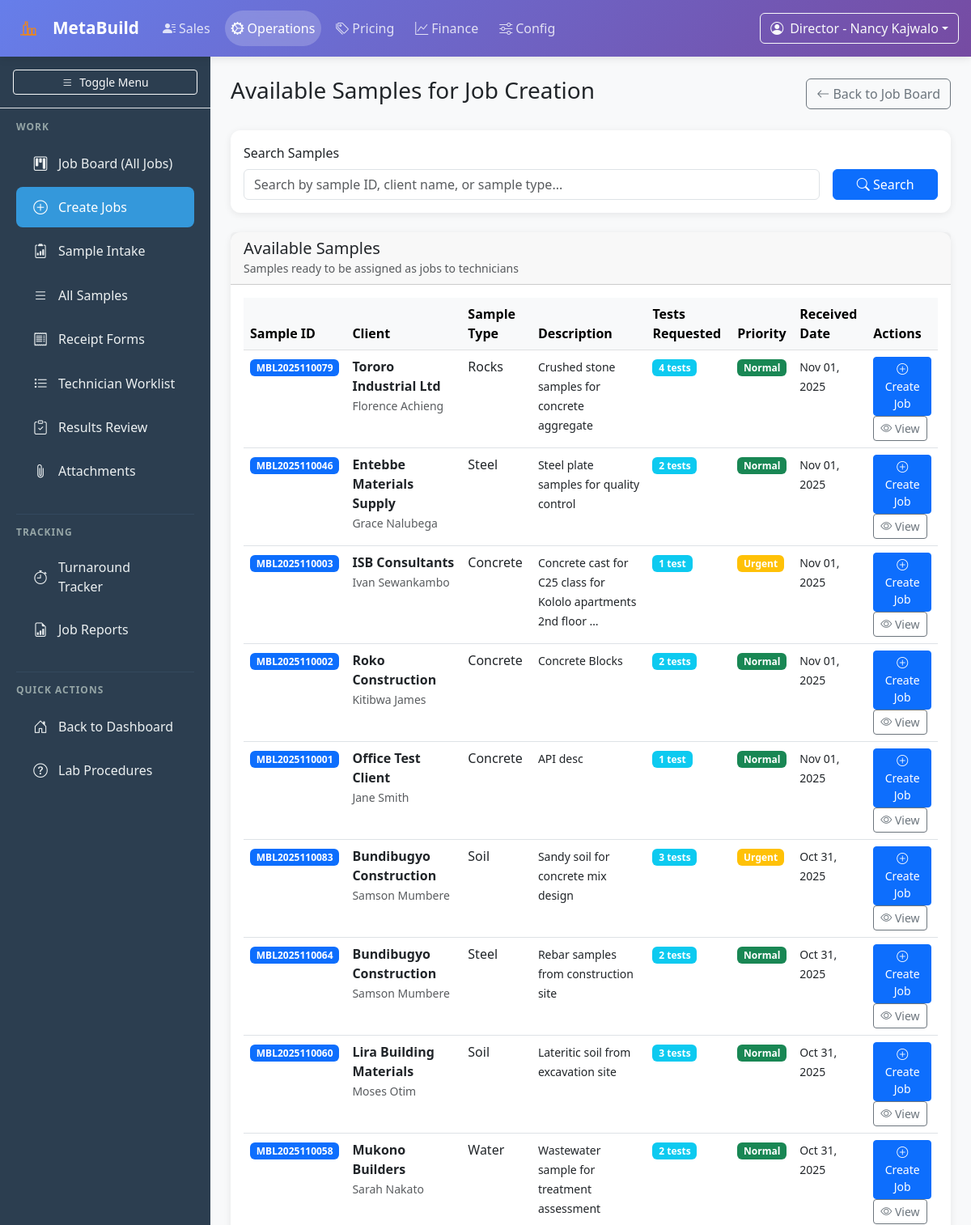
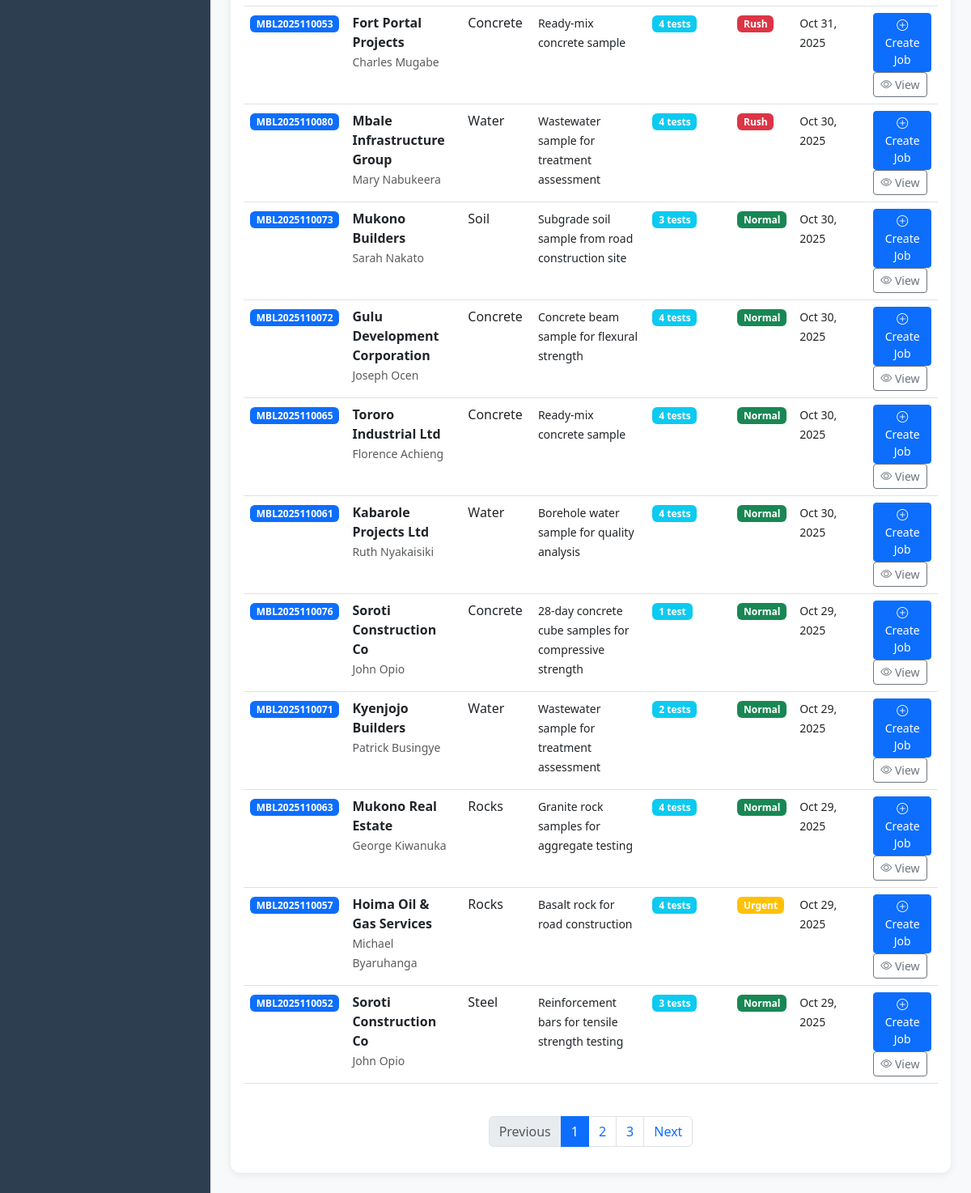
Screenshot of /operations/available-samples/ (signed in) with the database file from the repository (2 pictures, top to bottom).
### core/models.py (models this page shows, shortened)
class User(AbstractUser):
    ROLE_CHOICES = [
        ('director', 'Director'),
        ('lab_manager', 'Lab Manager'),
        ('office_staff', 'Office Staff'),
        ('technician', 'Technician'),
    ]
    role = models.CharField(
        max_length=20,
        choices=ROLE_CHOICES,
        default='office_staff',
        help_text='User role determines access permissions within the system'
    )
    phone = models.CharField(
        max_length=20,
        blank=True,
        help_text='Contact phone number'
    )
    department = models.CharField(
        max_length=100,
        blank=True,
        help_text='Department or specialization area'
    )
    is_active = models.BooleanField(
        default=True,
        help_text='Designates whether this user should be treated as active. '
                  'Unselect this instead of deleting accounts.'
    )
    class Meta:
        db_table = 'auth_user'
        verbose_name = 'User'
        verbose_name_plural = 'Users'
        ordering = ['username']
    def get_role_display(self):
        return dict(self.ROLE_CHOICES).get(self.role, self.role)
    def get_accessible_modules(self):
        access_matrix = {
            'director': ['sales', 'operations', 'pricing', 'finance', 'config'],
            'lab_manager': ['sales', 'operations', 'pricing', 'finance'],  # Added sales for client management
            'office_staff': ['sales', 'operations', 'finance'],  # Added operations for sample intake
            'technician': ['operations'],
        }
        return access_matrix.get(self.role, [])

### operations/models.py (models this page shows, shortened)
class Sample(models.Model):
    STATUS_CHOICES = [
        ('received', 'Received'),
        ('in_progress', 'In Progress'),
        ('testing', 'Testing'),
        ('completed', 'Completed'),
        ('reported', 'Reported'),
        ('cancelled', 'Cancelled'),
    ]
    PRIORITY_CHOICES = [
        ('normal', 'Normal'),
        ('urgent', 'Urgent'),
        ('rush', 'Rush'),
    ]
    SAMPLE_CONDITION_CHOICES = [
        ('good', 'Good'),
        ('damaged', 'Damaged'),
        ('insufficient', 'Insufficient'),
        ('contaminated', 'Contaminated'),
    ]
    sample_id = models.CharField(max_length=50, unique=True, help_text="Unique sample identifier")
    client_reference = models.CharField(max_length=100, blank=True, help_text="Client's reference number")
    client = models.ForeignKey(Client, on_delete=models.CASCADE, related_name='samples')
    sample_type = models.CharField(max_length=100, help_text="Type of sample (e.g., Soil, Concrete, Steel)")
    sample_description = models.TextField(help_text="Detailed description of the sample")
    sample_condition = models.CharField(max_length=20, choices=SAMPLE_CONDITION_CHOICES, default='good')
    quantity = models.CharField(max_length=100, help_text="Quantity or amount of sample")
    location_collected = models.CharField(max_length=200, blank=True, help_text="Location where sample was collected")
    collection_date = models.DateField(blank=True, null=True, help_text="Date sample was collected")
    received_by = models.ForeignKey(User, on_delete=models.CASCADE, related_name='received_samples')
    received_date = models.DateTimeField(default=timezone.now)
    priority = models.CharField(max_length=20, choices=PRIORITY_CHOICES, default='normal')
    status = models.CharField(max_length=20, choices=STATUS_CHOICES, default='received')
    requested_tests = models.ManyToManyField(TestItem, through='SampleTest', related_name='samples')
    special_instructions = models.TextField(blank=True, help_text="Special instructions for testing")
    delivery_method = models.CharField(max_length=100, blank=True, help_text="How sample was delivered")
    courier_details = models.CharField(max_length=200, blank=True, help_text="Courier or delivery details")
    notes = models.TextField(blank=True, help_text="Additional notes")
    created_at = models.DateTimeField(auto_now_add=True)
    updated_at = models.DateTimeField(auto_now=True)
    class Meta:
        verbose_name = "Sample"
        verbose_name_plural = "Samples"
        ordering = ['-received_date']
        indexes = [
            models.Index(fields=['sample_id']),
            models.Index(fields=['status']),
            models.Index(fields=['received_date']),
            models.Index(fields=['client']),
        ]
    @property
    def total_tests(self):
        return self.requested_tests.count()

class Client(models.Model):
    name = models.CharField(max_length=200, help_text="Client or company name")
    contact_person = models.CharField(max_length=200, blank=True, help_text="Primary contact person")
    email = models.EmailField(blank=True)
    phone = models.CharField(max_length=20, blank=True)
    address = models.TextField(blank=True)
    company_registration = models.CharField(max_length=100, blank=True, help_text="Company registration number")
    is_active = models.BooleanField(default=True)
    created_at = models.DateTimeField(auto_now_add=True)
    updated_at = models.DateTimeField(auto_now=True)
    class Meta:
        verbose_name = "Client"
        verbose_name_plural = "Clients"
        ordering = ['name']

### operations/views.py (the view, shortened to what this page needs)
# urls.py: path('available-samples/', views.available_samples, name='available_samples'),
@login_required
def available_samples(request):
    if not check_job_creation_access(request.user):
        raise PermissionDenied("Only Directors, Lab Managers, and Office Staff can create jobs.")
    samples = Sample.objects.filter(
        requested_tests__isnull=False
    ).exclude(
        status='cancelled'
    ).select_related('client', 'received_by').prefetch_related(
        'requested_tests', 'jobs'
    ).distinct()
    available_samples_list = []
    for sample in samples:
        active_jobs = sample.jobs.exclude(status__in=['completed', 'cancelled']).count()
        if active_jobs == 0:
            available_samples_list.append(sample)
    search_query = request.GET.get('search', '')
    paginator = Paginator(available_samples_list, 20)
    page_number = request.GET.get('page')
    page_obj = paginator.get_page(page_number)
    context = get_base_context(request.user)
    context.update({
        'page_title': 'Available Samples for Job Creation',
        'page_obj': page_obj,
        'samples': page_obj,
        'search_query': search_query,
    })
    return render(request, 'operations/available_samples.html', context)

### templates/operations/available_samples.html (shortened to what this page needs)
{% extends 'operations/base_operations.html' %}
{% block content %}
<div class="d-flex justify-content-between align-items-center mb-4">
    <h1 class="h3">{{ page_title }}</h1>
    <div class="d-flex gap-2">
        <a href="{% url 'operations:job_board' %}" class="btn btn-outline-secondary">
            <i class="bi bi-arrow-left"></i>
            Back to Job Board
        </a>
    </div>
</div>
<div class="card mb-4">
    <div class="card-body">
        <form method="get" class="row g-3">
            <div class="col-md-10">
                <label for="search" class="form-label">Search Samples</label>
                <input type="text" class="form-control" id="search" name="search"
                       value="{{ search_query }}" placeholder="Search by sample ID, client name, or sample type...">
            </div>
            <div class="col-md-2 d-flex align-items-end">
                <button type="submit" class="btn btn-primary w-100">
                    <i class="bi bi-search"></i> Search
                </button>
            </div>
        </form>
    </div>
</div>
<div class="card">
    <div class="card-header">
        <h5 class="card-title mb-0">Available Samples</h5>
        <small class="text-muted">Samples ready to be assigned as jobs to technicians</small>
    </div>
    <div class="card-body">
        {% if samples %}
        <div class="table-responsive">
            <table class="table table-hover">
                <thead class="table-light">
                    <tr>
                        <th>Sample ID</th>
                        <th>Client</th>
                        <th>Sample Type</th>
                        <th>Description</th>
                        <th>Tests Requested</th>
                        <th>Priority</th>
                        <th>Received Date</th>
                        <th>Actions</th>
                    </tr>
                </thead>
                <tbody>
                    {% for sample in samples %}
                    <tr>
                        <td>
                            <span class="badge bg-primary">{{ sample.sample_id }}</span>
                        </td>
                        <td>
                            <strong>{{ sample.client.name }}</strong>
                            {% if sample.client.contact_person %}
                            <br><small class="text-muted">{{ sample.client.contact_person }}</small>
                            {% endif %}
                        </td>
                        <td>{{ sample.sample_type }}</td>
                        <td>
                            <small>{{ sample.sample_description|truncatewords:10 }}</small>
                        </td>
                        <td>
                            <span class="badge bg-info">{{ sample.total_tests }} test{{ sample.total_tests|pluralize }}</span>
                        </td>
                        <td>
                            {% if sample.priority == 'rush' %}
                                <span class="badge bg-danger">Rush</span>
                            {% elif sample.priority == 'urgent' %}
                                <span class="badge bg-warning">Urgent</span>
                            {% else %}
                                <span class="badge bg-success">Normal</span>
                            {% endif %}
                        </td>
                        <td>
                            <small>{{ sample.received_date|date:"M d, Y" }}</small>
                        </td>
                        <td>
                            <a href="{% url 'operations:create_job' sample.sample_id %}" class="btn btn-sm btn-primary">
                                <i class="bi bi-plus-circle"></i>
                                Create Job
                            </a>
                            <a href="{% url 'operations:sample_detail' sample.sample_id %}" class="btn btn-sm btn-outline-secondary">
                                <i class="bi bi-eye"></i>
                                View
                            </a>
                        </td>
                    </tr>
                    {% endfor %}
                </tbody>
            </table>
        </div>
        {% if page_obj.has_other_pages %}
        <nav aria-label="Samples pagination" class="mt-4">
            <ul class="pagination justify-content-center">
                {% if page_obj.has_previous %}
                <li class="page-item">
                    <a class="page-link" href="?page={{ page_obj.previous_page_number }}{% if search_query %}&search={{ search_query }}{% endif %}">Previous</a>
                </li>
                {% else %}
                <li class="page-item disabled">
                    <span class="page-link">Previous</span>
                </li>
                {% endif %}
                {% for num in page_obj.paginator.page_range %}
                    {% if page_obj.number == num %}
                    <li class="page-item active">
                        <span class="page-link">{{ num }}</span>
                    </li>
                    {% elif num > page_obj.number|add:'-3' and num < page_obj.number|add:'3' %}
                    <li class="page-item">
                        <a class="page-link" href="?page={{ num }}{% if search_query %}&search={{ search_query }}{% endif %}">{{ num }}</a>
                    </li>
                    {% endif %}
                {% endfor %}
                {% if page_obj.has_next %}
                <li class="page-item">
                    <a class="page-link" href="?page={{ page_obj.next_page_number }}{% if search_query %}&search={{ search_query }}{% endif %}">Next</a>
                </li>
                {% else %}
                <li class="page-item disabled">
                    <span class="page-link">Next</span>
                </li>
                {% endif %}
            </ul>
        </nav>
        {% endif %}
        {% else %}
        <div class="alert alert-info">
            <i class="bi bi-info-circle me-2"></i>
            No available samples found. All samples have active jobs assigned or need tests added first.
        </div>
        {% endif %}
    </div>
</div>
{% endblock %}

### templates/base.html (shortened to what this page needs)
<!DOCTYPE html>
<html lang="en">
<head>
    <link href="https://cdn.jsdelivr.net/npm/bootstrap@5.3.0/dist/css/bootstrap.min.css" rel="stylesheet">
    <link href="https://cdn.jsdelivr.net/npm/bootstrap-icons@1.10.0/font/bootstrap-icons.css" rel="stylesheet">
</head>
<body>
    <nav class="navbar navbar-expand-lg top-navbar">
        <div class="container-fluid">
            <a class="navbar-brand d-flex align-items-center" href="{% url 'home' %}" style="flex-shrink: 0;">
                <div class="logo-icon" style="flex-shrink: 0;">
                </div>
                <span style="white-space: nowrap;">MetaBuild</span>
            </a>
            {% if user.is_authenticated %}
                <div class="navbar-nav main-modules d-flex flex-row">
                    {% if 'sales' in accessible_modules %}
                        <a class="nav-link {% if request.resolver_match.app_name == 'sales' %}active{% endif %}" href="{% url 'sales:dashboard' %}">
                            <i class="bi bi-person-lines-fill me-1"></i>Sales
                        </a>
                    {% endif %}
                    {% if 'operations' in accessible_modules %}
                        <a class="nav-link {% if request.resolver_match.app_name == 'operations' %}active{% endif %}" href="{% url 'operations:dashboard' %}">
                            <i class="bi bi-gear-wide-connected me-1"></i>Operations
                        </a>
                    {% endif %}
                    {% if 'pricing' in accessible_modules %}
                        <a class="nav-link {% if request.resolver_match.app_name == 'pricing' %}active{% endif %}" href="{% url 'pricing:dashboard' %}">
                            <i class="bi bi-tags me-1"></i>Pricing
                        </a>
                    {% endif %}
                    {% if 'finance' in accessible_modules %}
                        <a class="nav-link {% if request.resolver_match.app_name == 'finance' %}active{% endif %}" href="{% url 'finance:dashboard' %}">
                            <i class="bi bi-graph-up me-1"></i>Finance
                        </a>
                    {% endif %}
                    {% if 'config' in accessible_modules %}
                        <a class="nav-link {% if request.resolver_match.app_name == 'config' %}active{% endif %}" href="{% url 'config:dashboard' %}">
                            <i class="bi bi-sliders me-1"></i>Config
                        </a>
                    {% endif %}
                </div>
            {% endif %}
            <div class="navbar-nav ms-auto d-flex align-items-center">
                <div class="dropdown">
                    <button class="btn btn-outline-light dropdown-toggle d-flex align-items-center" type="button" data-bs-toggle="dropdown" aria-expanded="false">
                        <i class="bi bi-person-circle me-1 me-md-2"></i>
                        <span class="d-none d-sm-inline">
                            {% if user.is_authenticated %}
                                <span class="d-none d-lg-inline">{{ user.get_role_display }} - </span>{{ user.get_full_name|default:user.username }}
                            {% else %}
                                Guest
                            {% endif %}
                        </span>
                    </button>
                </div>
            </div>
        </div>
    </nav>
    <nav class="sidebar" id="sidebar">
        <div class="p-3 border-bottom d-none d-lg-block">
            <button class="btn btn-outline-light btn-sm w-100 d-flex align-items-center justify-content-center" onclick="toggleSidebar()">
                <i class="bi bi-list me-2"></i><span>Toggle Menu</span>
            </button>
        </div>
        <div class="pt-3">
            {% block sidebar_content %}{% endblock %}
        </div>
    </nav>
    <main class="main-content">
        {% block content %}
        {% endblock %}
    </main>
</body>
</html>

### rows the page displays
Sample: sample_id "MBL2025110079", client.name "Tororo Industrial Ltd", client.contact_person "Florence Achieng", sample_type "Rocks", sample_description "Crushed stone samples for concrete aggregate", total_tests "4", priority "Normal", received_date "Nov 01, 2025"
Sample: sample_id "MBL2025110046", client.name "Entebbe Materials Supply", client.contact_person "Grace Nalubega", sample_type "Steel", sample_description "Steel plate samples for quality control", total_tests "2", priority "Normal", received_date "Nov 01, 2025"
Sample: sample_id "MBL2025110003", client.name "ISB Consultants", client.contact_person "Ivan Sewankambo", sample_type "Concrete", sample_description "Concrete cast for C25 class for Kololo apartments 2nd floor …", total_tests "1", priority "Urgent", received_date "Nov 01, 2025"
Sample: sample_id "MBL2025110002", client.name "Roko Construction", client.contact_person "Kitibwa James", sample_type "Concrete", sample_description "Concrete Blocks", total_tests "2", priority "Normal", received_date "Nov 01, 2025"
Sample: sample_id "MBL2025110001", client.name "Office Test Client", client.contact_person "Jane Smith", sample_type "Concrete", sample_description "API desc", total_tests "1", priority "Normal", received_date "Nov 01, 2025"
Sample: sample_id "MBL2025110083", client.name "Bundibugyo Construction", client.contact_person "Samson Mumbere", sample_type "Soil", sample_description "Sandy soil for concrete mix design", total_tests "3", priority "Urgent", received_date "Oct 31, 2025"
Sample: sample_id "MBL2025110064", client.name "Bundibugyo Construction", client.contact_person "Samson Mumbere", sample_type "Steel", sample_description "Rebar samples from construction site", total_tests "2", priority "Normal", received_date "Oct 31, 2025"
Sample: sample_id "MBL2025110060", client.name "Lira Building Materials", client.contact_person "Moses Otim", sample_type "Soil", sample_description "Lateritic soil from excavation site", total_tests "3", priority "Normal", received_date "Oct 31, 2025"
Sample: sample_id "MBL2025110058", client.name "Mukono Builders", client.contact_person "Sarah Nakato", sample_type "Water", sample_description "Wastewater sample for treatment assessment", total_tests "2", priority "Normal", received_date "Oct 31, 2025"
Sample: sample_id "MBL2025110053", client.name "Fort Portal Projects", client.contact_person "Charles Mugabe", sample_type "Concrete", sample_description "Ready-mix concrete sample", total_tests "4", priority "Rush", received_date "Oct 31, 2025"
Sample: sample_id "MBL2025110080", client.name "Mbale Infrastructure Group", client.contact_person "Mary Nabukeera", sample_type "Water", sample_description "Wastewater sample for treatment assessment", total_tests "4", priority "Rush", received_date "Oct 30, 2025"
Sample: sample_id "MBL2025110073", client.name "Mukono Builders", client.contact_person "Sarah Nakato", sample_type "Soil", sample_description "Subgrade soil sample from road construction site", total_tests "3", priority "Normal", received_date "Oct 30, 2025"
Sample: sample_id "MBL2025110072", client.name "Gulu Development Corporation", client.contact_person "Joseph Ocen", sample_type "Concrete", sample_description "Concrete beam sample for flexural strength", total_tests "4", priority "Normal", received_date "Oct 30, 2025"
Sample: sample_id "MBL2025110065", client.name "Tororo Industrial Ltd", client.contact_person "Florence Achieng", sample_type "Concrete", sample_description "Ready-mix concrete sample", total_tests "4", priority "Normal", received_date "Oct 30, 2025"
Sample: sample_id "MBL2025110061", client.name "Kabarole Projects Ltd", client.contact_person "Ruth Nyakaisiki", sample_type "Water", sample_description "Borehole water sample for quality analysis", total_tests "4", priority "Normal", received_date "Oct 30, 2025"
Sample: sample_id "MBL2025110076", client.name "Soroti Construction Co", client.contact_person "John Opio", sample_type "Concrete", sample_description "28-day concrete cube samples for compressive strength", total_tests "1", priority "Normal", received_date "Oct 29, 2025"
Sample: sample_id "MBL2025110071", client.name "Kyenjojo Builders", client.contact_person "Patrick Busingye", sample_type "Water", sample_description "Wastewater sample for treatment assessment", total_tests "2", priority "Normal", received_date "Oct 29, 2025"
Sample: sample_id "MBL2025110063", client.name "Mukono Real Estate", client.contact_person "George Kiwanuka", sample_type "Rocks", sample_description "Granite rock samples for aggregate testing", total_tests "4", priority "Normal", received_date "Oct 29, 2025"
Sample: sample_id "MBL2025110057", client.name "Hoima Oil & Gas Services", client.contact_person "Michael Byaruhanga", sample_type "Rocks", sample_description "Basalt rock for road construction", total_tests "4", priority "Urgent", received_date "Oct 29, 2025"
Sample: sample_id "MBL2025110052", client.name "Soroti Construction Co", client.contact_person "John Opio", sample_type "Steel", sample_description "Reinforcement bars for tensile strength testing", total_tests "3", priority "Normal", received_date "Oct 29, 2025"

### other values shown
{{ user.get_role_display }} "Director"
{{ user.get_full_name|default:user.username }} "Nancy Kajwalo"
{{ page_title }} "Available Samples for Job Creation"
{{ num }} "1"
{{ num }} "2" "3"
